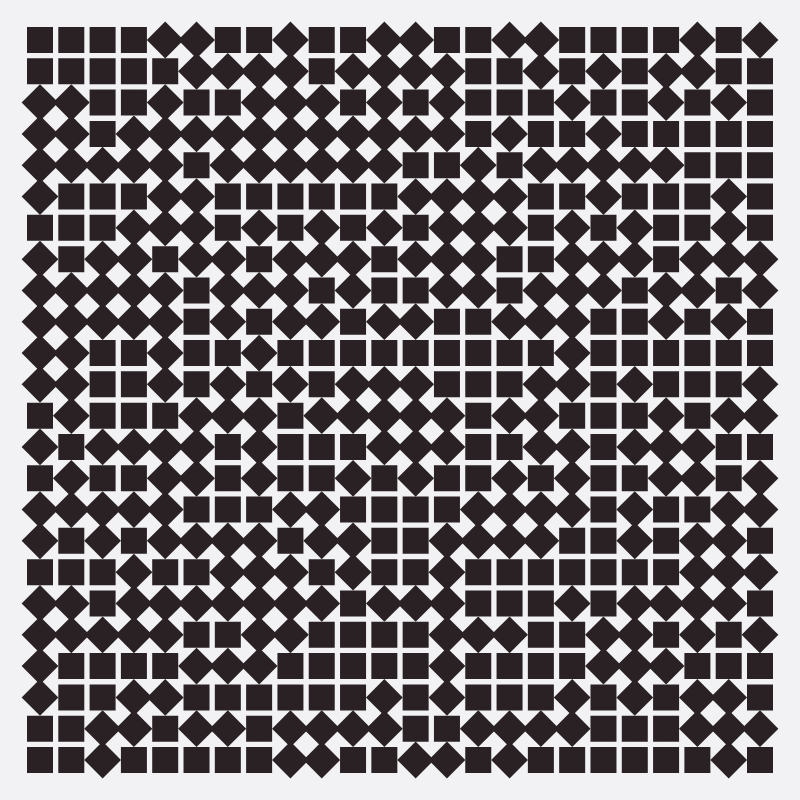
Frame 1 (no input)
Frame 60 (no input): identical to frame 1, image omitted
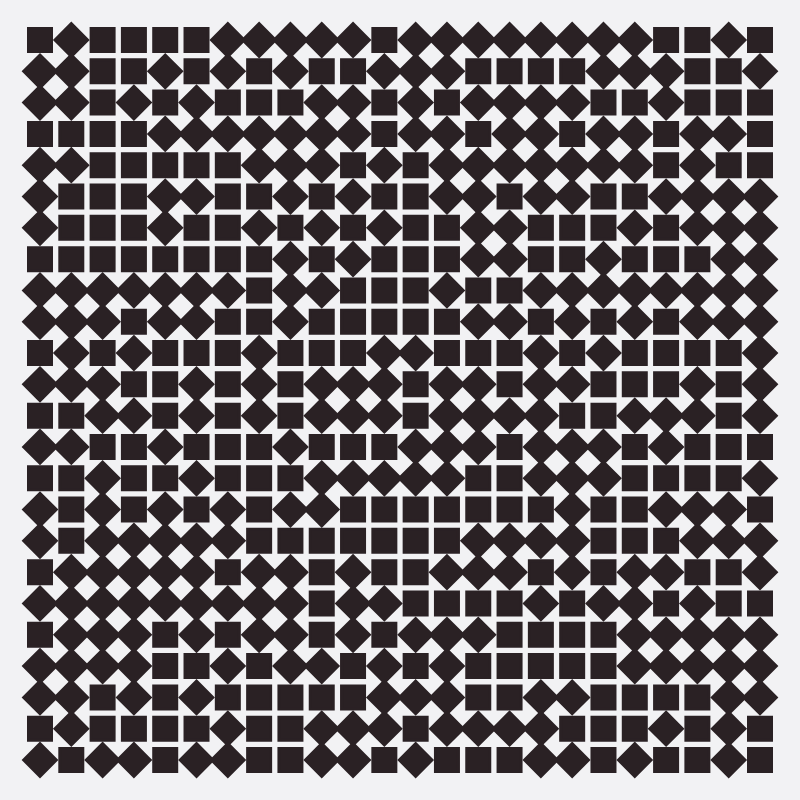
Frame 120 (the mouse pressed at the canvas centre since frame 60)

The p5.js sketch that drew these frames (run headless with seeded random() and noise() and a simulated clock; from frame 60 on, the mouse is pressed at the canvas centre):

// p5.js sketch
// ── sketch.js
function setup() {
  createCanvas(800, 800);
// Sets the mode for drawing rectangles
  rectMode(CENTER);
  strokeWeight(3);
}

function draw() {
//Sets the color of the background
  background(242,242,244);
   randomSeed(mouseX);
//Draw 24 squares_horizontal&vertical
  for (let i = 0; i < 24; i += 1) {
    for (let j = 0; j < 24; j += 1) {
      const x = map(i, 0, 23, 40, 760);
      const y = map(j, 0, 23, 40, 760);
      for (let k = 0; k < 1; k += 1) {
        const width = map(k, 0, 23, 23, 144);
//Radomize the # of squares that rotate by manipulate the mouse
        if (noise(i*0.1, j*0.5) < random()){
          push();
          translate(x, y);
          rotate(radians(45));
          translate(-x, -y);
          rect(x, y, width, width);
          pop();
        } else {
//Sets the color&dimension of the squares
          fill(42,33,36)
          stroke(42,33,36)
          rect(x, y, width, width);
        }
      }
    }
  }
}
